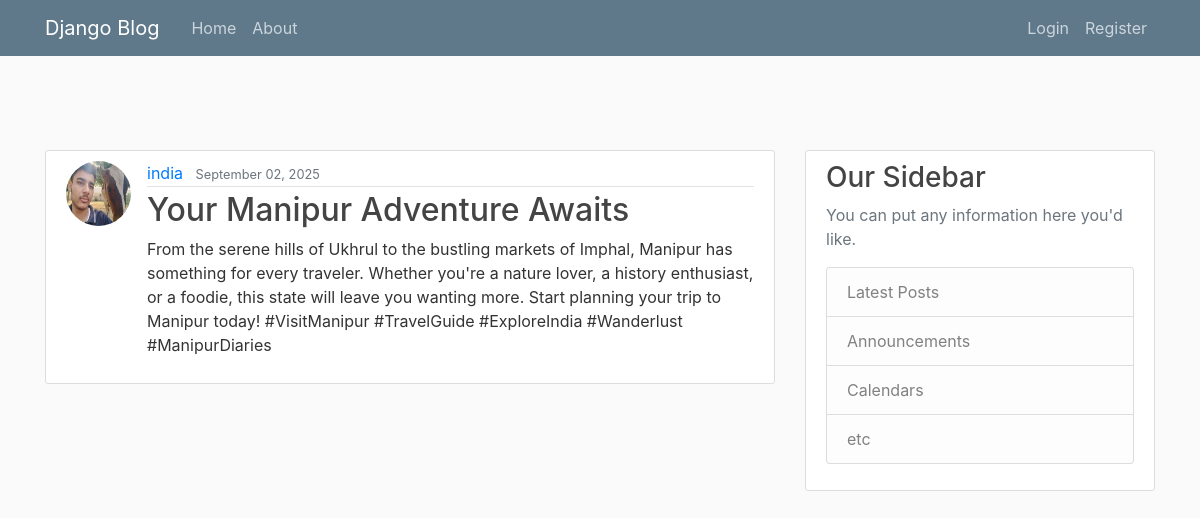
The app's page /post/14/ with its own data.
### blog/models.py (models this page shows, shortened)
class Post(models.Model):
    title=models.CharField(max_length=100)
    content= models.TextField()
    date_posted=models.DateTimeField(default=timezone.now)
    author=models.ForeignKey(User,on_delete=models.CASCADE)

### users/models.py (models this page shows, shortened)
class Profile(models.Model):
    user = models.OneToOneField(User, on_delete=models.CASCADE)
    image = models.ImageField(default='default.jpg', upload_to='profile_pics')

### blog/views.py (the view)
# urls.py: path('post/<int:pk>/',PostDetailView.as_view(),name='post-detail'),
class PostDetailView(DetailView):
    model=Post

### blog/templates/blog/post_detail.html (shortened to what this page needs)
{% extends "blog/base.html" %}
{% block content %}
<article class="media content-section">
  <img class="rounded-circle article-img" src="{{ object.author.profile.image.url }}">
  <div class="media-body">
    <div class="article-metadata">
      <a class="mr-2" href="{% url 'user-posts' object.author.username %}">{{ object.author }}</a>
      <small class="text-muted">{{ object.date_posted|date:"F d, Y" }}</small>
    </div>
    <h2 class="article-title">{{ object.title }}</h2>
    <p class="article-content">{{ object.content }}</p>
  </div>
</article>
{% endblock content %}

### blog/static/blog/main.css (style rules this page uses)
body { background: #fafafa; color: #333333; margin-top: 5rem; }
h1, h2, h3, h4, h5, h6 { color: #444444; }
.content-section { background: #ffffff; padding: 10px 20px; border: 1px solid #dddddd; border-radius: 3px; margin-bottom: 20px; }
.article-title { color: #444444; }
.article-content { white-space: pre-line; }
.article-img { height: 65px; width: 65px; margin-right: 16px; }
.article-metadata { padding-bottom: 1px; margin-bottom: 4px; border-bottom: 1px solid #e3e3e3 }

### records on screen
Post: author.profile.image (placeholder picture), author "india", date_posted "September 02, 2025", title "Your Manipur Adventure Awaits", content "From the serene hills of Ukhrul to the bustling markets of Imphal, Manipur has something for every traveler. Whether you're a nature lover, a history enthusiast, or a foodie, this state will leave you wanting more. Start planning your trip to Manipur today! #VisitManipur #TravelGuide #ExploreIndia #Wanderlust #ManipurDiaries"
